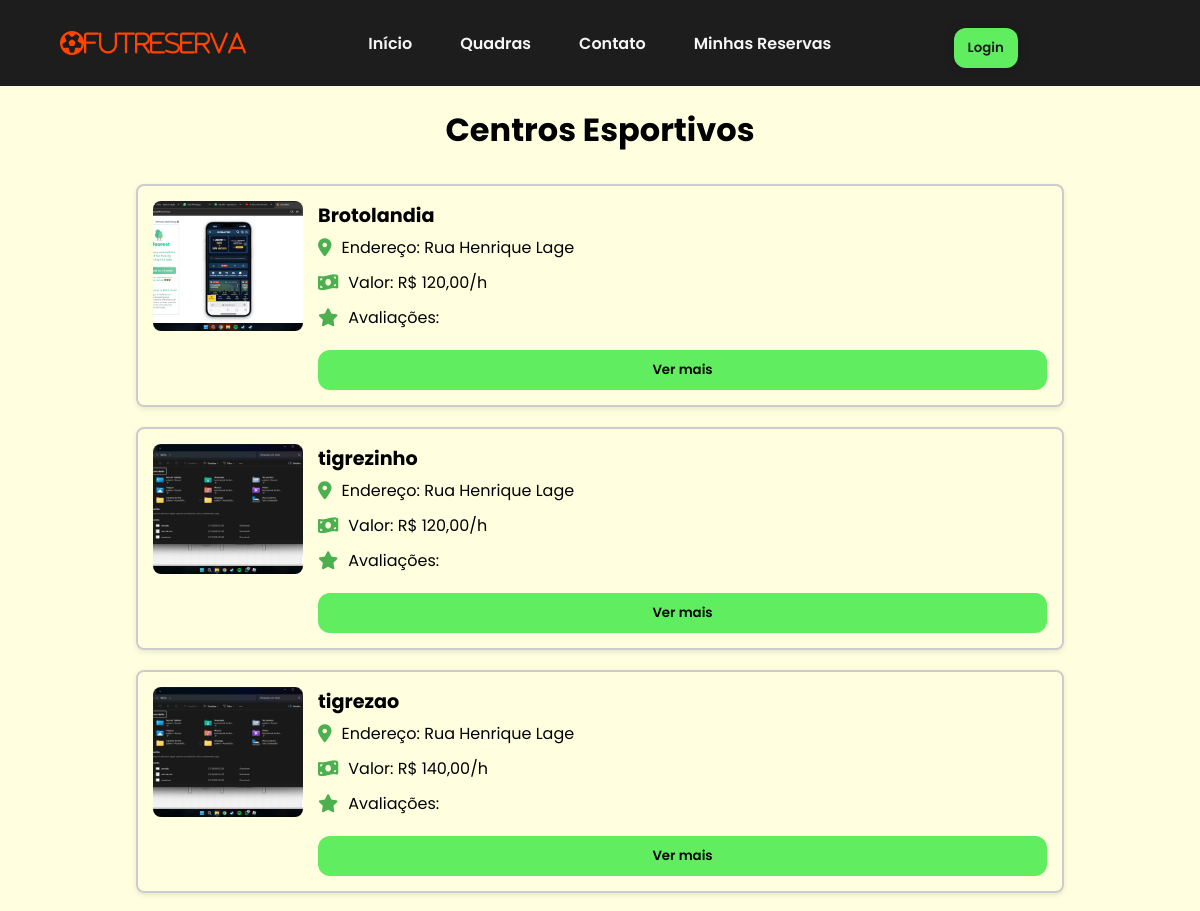
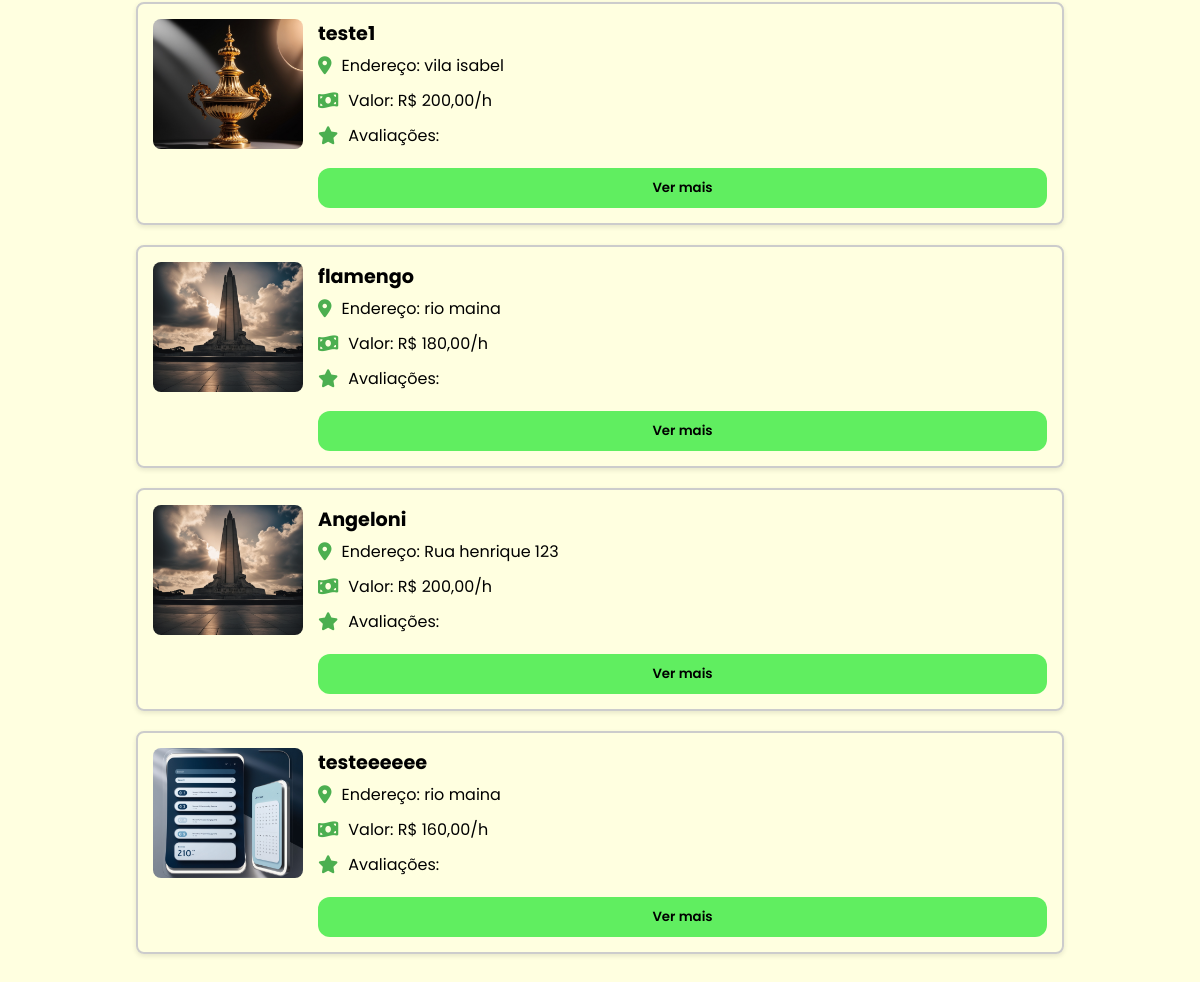
Page /futsal.php on the earlier database version (2 pictures, top to bottom).
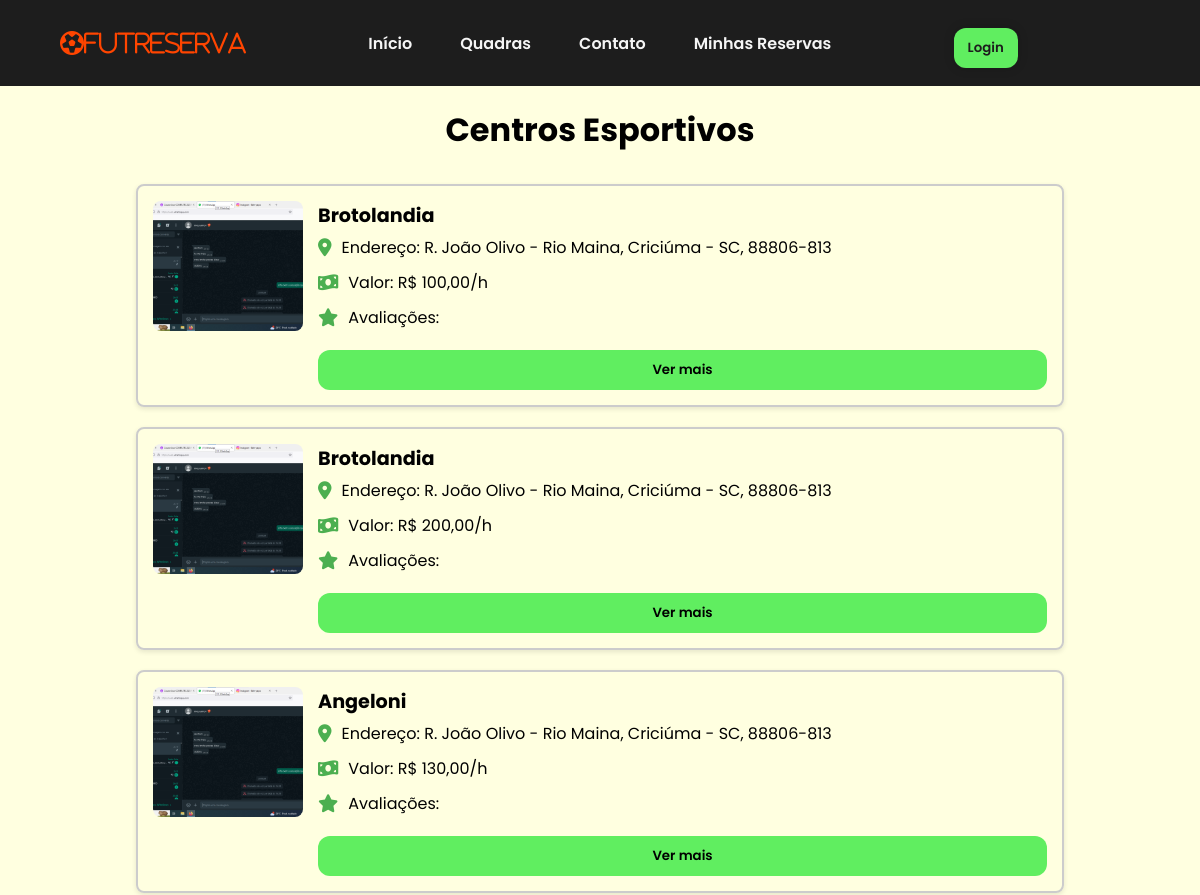
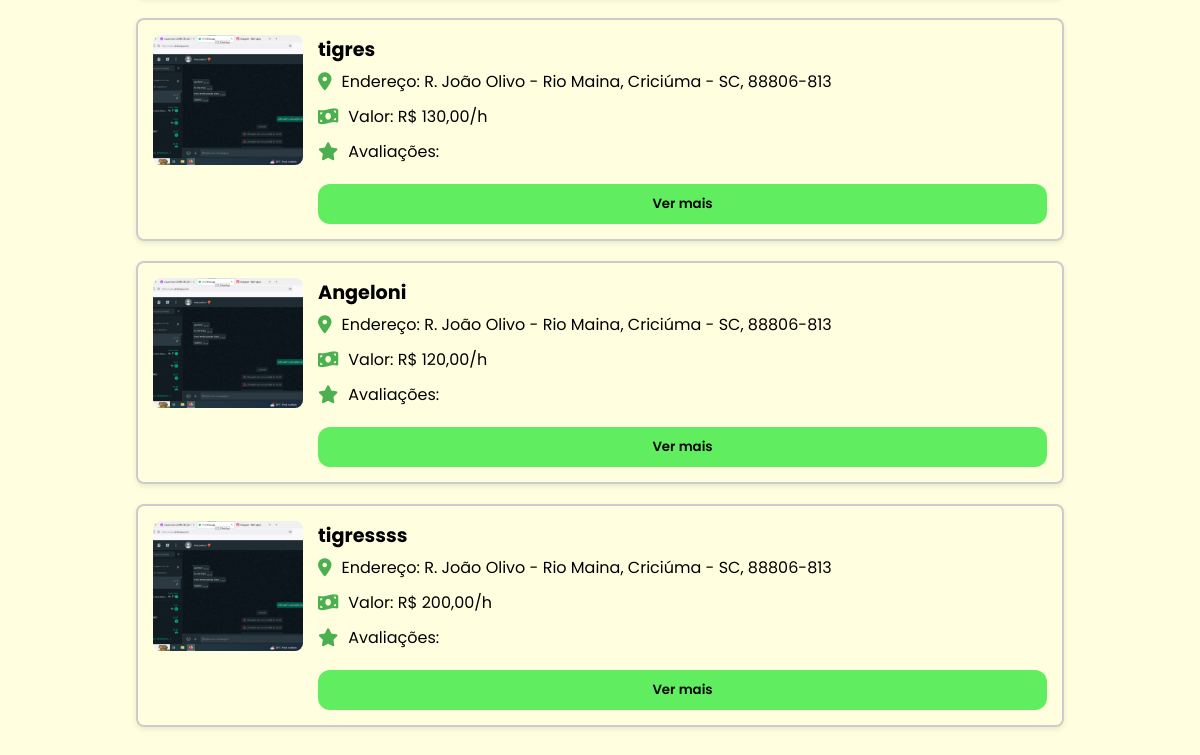
Same page on the later database version (2 pictures, top to bottom).
### tables this page shows
CREATE TABLE `quadra` (
  `id_quadra` int(11) NOT NULL,
  `nome` varchar(100) NOT NULL,
  `endereco` varchar(255) NOT NULL,
  `tipo` varchar(50) NOT NULL,
  `preco` decimal(10,2) NOT NULL,
  `imagem` varchar(255) NOT NULL,
  `id_usuario` int(11) NOT NULL
);

### futsal.php (the view, shortened to what this page needs)
<?php
$servername = "localhost";
$username = "root";
$password = "";
$dbname = "reservaquadras";
$conn = new mysqli($servername, $username, $password, $dbname);
$sql = "SELECT id_quadra, nome, endereco, preco, imagem, id_usuario FROM quadra";
$result = $conn->query($sql);
?>
<!DOCTYPE html>
<html lang="pt-BR">
<head>
    <link rel="stylesheet" href="styles/quadras.css">
    <link rel="stylesheet" href="https://cdnjs.cloudflare.com/ajax/libs/font-awesome/6.6.0/css/all.min.css" />
    <link rel="stylesheet" href="styles/styles.css">
    <link rel="stylesheet" href="styles/home.css">
    <link rel="stylesheet" href="styles/header.css">
    <link rel="stylesheet" href="https://unpkg.com/swiper/swiper-bundle.min.css">
</head>
<body>
<header>
    <nav id="navbar">
        <i class="fa-regular fa-futbol" id="logo">FutReserva</i>
        <ul id="nav_list">
            <li id="nav-item"><a href="index.php">Início</a></li>
            <li id="nav-item"><a href="quadras.php">Quadras</a></li>
            <li id="nav-item"><a href="contatos.php">Contato</a></li>
            <li id="nav-item"><a href="reservas.php">Minhas Reservas</a></li>
        </ul>
        <div id="login-section">
            <?php if (!isset($_SESSION['user_id'])): ?>
                <button id="btn-default"><a href="login.php" id="Login-botton">Login</a></button>
            <?php endif; ?>
        </div>
    </nav>
</header>
<h1>Centros Esportivos</h1>
<div class="quadras-container">
    <?php if ($result->num_rows > 0): ?>
        <?php while($row = $result->fetch_assoc()): ?>
            <div class="quadra">
                <img src="img/<?= $row['imagem']; ?>" alt="Imagem da quadra" class="foto">
                <div class="detalhes">
                    <h2 class="nome"><?= $row['nome']; ?></h2>
                    <div class="info">
                        <i class="fa-solid fa-location-dot"></i>
                        <p>Endereço: <?= $row['endereco']; ?></p>
                    </div>
                    <div class="info">
                        <i class="fa-solid fa-money-bill-wave"></i>
                        <p>Valor: R$ <?= number_format($row['preco'], 2, ',', '.'); ?>/h</p>
                    </div>
                    <div class="info">
                        <i class="fa-solid fa-star"></i>
                        <p>Avaliações:</p>
                    </div>
                    <button class="ver-mais" data-target="#modal-<?= $row['id_quadra']; ?>">Ver mais</button>
                </div>
            </div>
        <?php endwhile; ?>
    <?php else: ?>
        <p>Não há quadras disponíveis no momento.</p>
    <?php endif; ?>
</div>
</body>
</html>

### styles/quadras.css (style rules this page uses)
body { font-family: Poppins, sans-serif; }
h1 { text-align: center; margin-top: 20px; font-size: 2em; }
.quadras-container { display: flex; flex-direction: column; justify-content: flex-start; align-items: center; padding: 20px; }
.quadra { display: flex; flex-direction: row; margin: 10px 0; padding: 15px; border: 2px solid #ccc; border-radius: 8px; width: 80%; box-shadow: 0 2px 5px rgba(0, 0, 0, 0.1); }
.foto { width: 150px; height: 130px; object-fit: cover; border-radius: 8px; margin-right: 15px; }
.detalhes { display: flex; flex-direction: column; justify-content: center; flex-grow: 1; }
.nome { font-weight: bold; font-size: 1.2em; margin-bottom: 5px; }
button { margin: 10px 0 0; padding: 10px 14px; background-color: rgb(96, 238, 96); border: none; border-radius: 12px; font-weight: 600; cursor: pointer; transition: background-color .3s ease; }
.info { display: flex; align-items: center; margin-bottom: 10px; }
.info i { font-size: 18px; margin-right: 10px; color: #4CAF50; }

### styles/styles.css (style rules this page uses)
* { font-family: "Poppins", sans-serif; margin: 0; padding: 0; box-sizing: border-box; }
body { background-color: lightyellow; }
#btn-default { border: none; display: flex; align-items: center; justify-content: center; background-color: rgb(96, 238, 96); border-radius: 12px; padding: 10px 14px; font-weight: 600; box-shadow: 0px 0px 10px 2px rgba(0, 0, 0, 0.1); cursor: pointer; transition: background-color .3s ease; }
#btn-default a { text-decoration: none; color: #1d1d1d; }

### styles/header.css (style rules this page uses)
header { width: 100%; padding: 18px 5%; background-color: #1d1d1d; }
#navbar { width: 100%; display: flex; align-items: center; justify-content: space-between; }
#navbar #logo { font-size: 24px; color: #ff4500; }
#nav_list { display: flex; list-style: none; gap: 48px; }
#nav-item a { text-decoration: none; color: whitesmoke; font-weight: 600; }

### futsal.php (style rules this page uses)
* { font-family: 'Poppins', sans-serif; }

Differences in the rows shown:
removed quadra: imagem (picture), nome "Brotolandia", endereco "Rua Henrique Lage", preco "120,00"
removed quadra: imagem (picture), nome "tigrezinho", endereco "Rua Henrique Lage", preco "120,00"
removed quadra: imagem (picture), nome "tigrezao", endereco "Rua Henrique Lage", preco "140,00"
removed quadra: imagem (picture), nome "teste1", endereco "vila isabel", preco "200,00"
removed quadra: imagem (picture), nome "flamengo", endereco "rio maina", preco "180,00"
removed quadra: imagem (picture), nome "Angeloni", endereco "Rua henrique 123", preco "200,00"
removed quadra: imagem (picture), nome "testeeeeee", endereco "rio maina", preco "160,00"
added quadra: imagem (picture), nome "Brotolandia", endereco "R. João Olivo - Rio Maina, Criciúma - SC, 88806-813", preco "100,00"
added quadra: imagem (picture), nome "Brotolandia", endereco "R. João Olivo - Rio Maina, Criciúma - SC, 88806-813", preco "200,00"
added quadra: imagem (picture), nome "Angeloni", endereco "R. João Olivo - Rio Maina, Criciúma - SC, 88806-813", preco "130,00"
added quadra: imagem (picture), nome "tigres", endereco "R. João Olivo - Rio Maina, Criciúma - SC, 88806-813", preco "130,00"
added quadra: imagem (picture), nome "Angeloni", endereco "R. João Olivo - Rio Maina, Criciúma - SC, 88806-813", preco "120,00"
added quadra: imagem (picture), nome "tigressss", endereco "R. João Olivo - Rio Maina, Criciúma - SC, 88806-813", preco "200,00"
